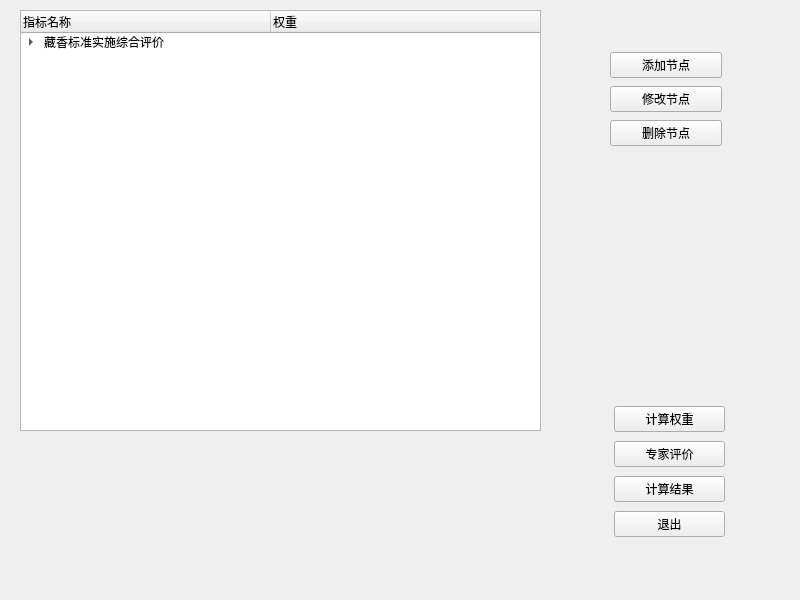
<?xml version="1.0" encoding="UTF-8"?>
<ui version="4.0">
 <class>Form</class>
 <widget class="QWidget" name="Form">
  <property name="geometry">
   <rect>
    <x>0</x>
    <y>0</y>
    <width>800</width>
    <height>600</height>
   </rect>
  </property>
  <property name="windowTitle">
   <string>Form</string>
  </property>
  <widget class="QTreeWidget" name="treeWidget">
   <property name="geometry">
    <rect>
     <x>20</x>
     <y>10</y>
     <width>521</width>
     <height>421</height>
    </rect>
   </property>
   <property name="minimumSize">
    <size>
     <width>521</width>
     <height>0</height>
    </size>
   </property>
   <property name="maximumSize">
    <size>
     <width>521</width>
     <height>16777215</height>
    </size>
   </property>
   <property name="lineWidth">
    <number>1</number>
   </property>
   <property name="midLineWidth">
    <number>0</number>
   </property>
   <property name="uniformRowHeights">
    <bool>false</bool>
   </property>
   <attribute name="headerVisible">
    <bool>true</bool>
   </attribute>
   <attribute name="headerCascadingSectionResizes">
    <bool>false</bool>
   </attribute>
   <attribute name="headerMinimumSectionSize">
    <number>18</number>
   </attribute>
   <attribute name="headerDefaultSectionSize">
    <number>250</number>
   </attribute>
   <attribute name="headerHighlightSections">
    <bool>false</bool>
   </attribute>
   <column>
    <property name="text">
     <string>指标名称</string>
    </property>
    <property name="font">
     <font>
      <kerning>true</kerning>
     </font>
    </property>
    <property name="textAlignment">
     <set>AlignLeading|AlignVCenter</set>
    </property>
   </column>
   <column>
    <property name="text">
     <string>权重</string>
    </property>
    <property name="font">
     <font>
      <kerning>false</kerning>
     </font>
    </property>
    <property name="textAlignment">
     <set>AlignJustify|AlignVCenter</set>
    </property>
   </column>
   <item>
    <property name="text">
     <string>藏香标准实施综合评价</string>
    </property>
    <property name="textAlignment">
     <set>AlignLeading|AlignVCenter</set>
    </property>
    <property name="text">
     <string/>
    </property>
    <item>
     <property name="text">
      <string>标准实施保障</string>
     </property>
     <property name="text">
      <string/>
     </property>
     <item>
      <property name="text">
       <string>标准发布</string>
      </property>
      <property name="text">
       <string/>
      </property>
      <item>
       <property name="text">
        <string>推广形式</string>
       </property>
       <property name="text">
        <string/>
       </property>
      </item>
      <item>
       <property name="text">
        <string>标准获取时间</string>
       </property>
       <property name="text">
        <string/>
       </property>
      </item>
     </item>
     <item>
      <property name="text">
       <string>标准宣惯</string>
      </property>
      <property name="text">
       <string/>
      </property>
     </item>
     <item>
      <property name="text">
       <string>标准问题反馈</string>
      </property>
      <property name="text">
       <string/>
      </property>
     </item>
     <item>
      <property name="text">
       <string>政策引导</string>
      </property>
      <property name="text">
       <string/>
      </property>
     </item>
     <item>
      <property name="text">
       <string>标准质量</string>
      </property>
      <property name="text">
       <string/>
      </property>
     </item>
    </item>
    <item>
     <property name="text">
      <string>标准实施过程</string>
     </property>
     <property name="text">
      <string/>
     </property>
     <item>
      <property name="text">
       <string>生产制造企业</string>
      </property>
      <property name="text">
       <string/>
      </property>
     </item>
     <item>
      <property name="text">
       <string>检测机构</string>
      </property>
      <property name="text">
       <string/>
      </property>
     </item>
     <item>
      <property name="text">
       <string>销售企业</string>
      </property>
      <property name="text">
       <string/>
      </property>
     </item>
     <item>
      <property name="text">
       <string>消费者</string>
      </property>
      <property name="text">
       <string/>
      </property>
     </item>
    </item>
    <item>
     <property name="text">
      <string>标准实施效果</string>
     </property>
     <property name="text">
      <string/>
     </property>
     <property name="flags">
      <set>ItemIsSelectable|ItemIsEditable|ItemIsDragEnabled|ItemIsDropEnabled|ItemIsUserCheckable|ItemIsEnabled</set>
     </property>
     <item>
      <property name="text">
       <string>质量状况</string>
      </property>
      <property name="text">
       <string/>
      </property>
     </item>
     <item>
      <property name="text">
       <string>社会效益</string>
      </property>
      <property name="text">
       <string/>
      </property>
     </item>
     <item>
      <property name="text">
       <string>经济效益</string>
      </property>
      <property name="text">
       <string/>
      </property>
     </item>
    </item>
   </item>
  </widget>
  <widget class="QWidget" name="layoutWidget">
   <property name="geometry">
    <rect>
     <x>614</x>
     <y>403</y>
     <width>111</width>
     <height>141</height>
    </rect>
   </property>
   <layout class="QVBoxLayout" name="verticalLayout">
    <item>
     <widget class="QPushButton" name="pushButton_4">
      <property name="text">
       <string>计算权重</string>
      </property>
     </widget>
    </item>
    <item>
     <widget class="QPushButton" name="pushButton">
      <property name="text">
       <string>专家评价</string>
      </property>
     </widget>
    </item>
    <item>
     <widget class="QPushButton" name="pushButton_2">
      <property name="text">
       <string>计算结果</string>
      </property>
     </widget>
    </item>
    <item>
     <widget class="QPushButton" name="pushButton_3">
      <property name="text">
       <string>退出</string>
      </property>
     </widget>
    </item>
   </layout>
  </widget>
  <widget class="QWidget" name="layoutWidget">
   <property name="geometry">
    <rect>
     <x>610</x>
     <y>50</y>
     <width>112</width>
     <height>100</height>
    </rect>
   </property>
   <layout class="QVBoxLayout" name="verticalLayout_2">
    <item>
     <widget class="QPushButton" name="pushButton_5">
      <property name="text">
       <string>添加节点</string>
      </property>
     </widget>
    </item>
    <item>
     <widget class="QPushButton" name="pushButton_6">
      <property name="text">
       <string>修改节点</string>
      </property>
     </widget>
    </item>
    <item>
     <widget class="QPushButton" name="pushButton_7">
      <property name="text">
       <string>删除节点</string>
      </property>
     </widget>
    </item>
   </layout>
  </widget>
 </widget>
 <resources/>
 <connections>
  <connection>
   <sender>pushButton_3</sender>
   <signal>clicked()</signal>
   <receiver>Form</receiver>
   <slot>close()</slot>
   <hints>
    <hint type="sourcelabel">
     <x>650</x>
     <y>527</y>
    </hint>
    <hint type="destinationlabel">
     <x>645</x>
     <y>569</y>
    </hint>
   </hints>
  </connection>
 </connections>
</ui>
